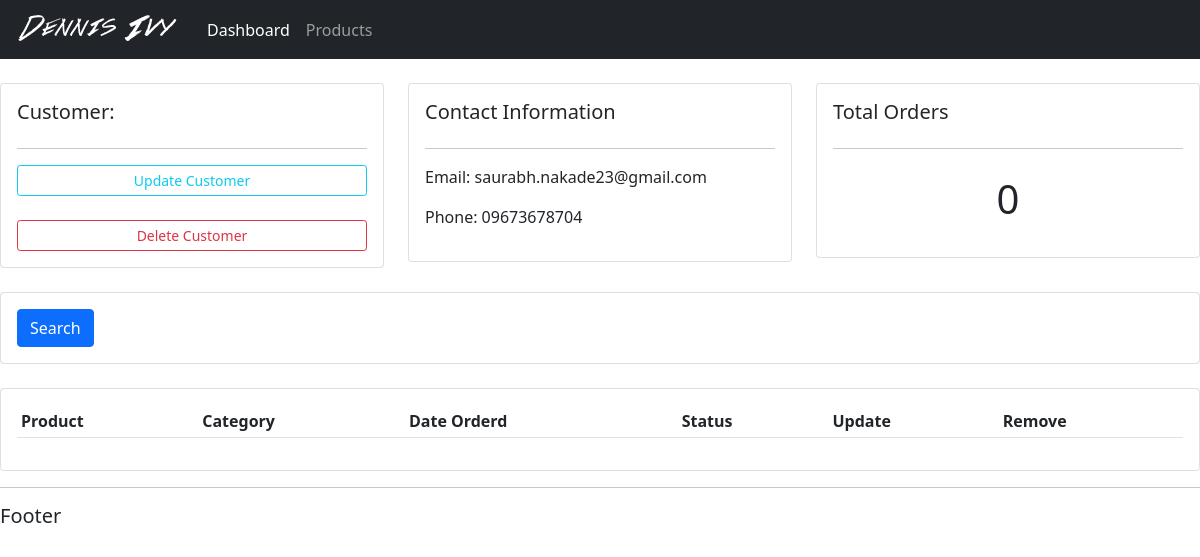
The app's page /customer/1/, older data.
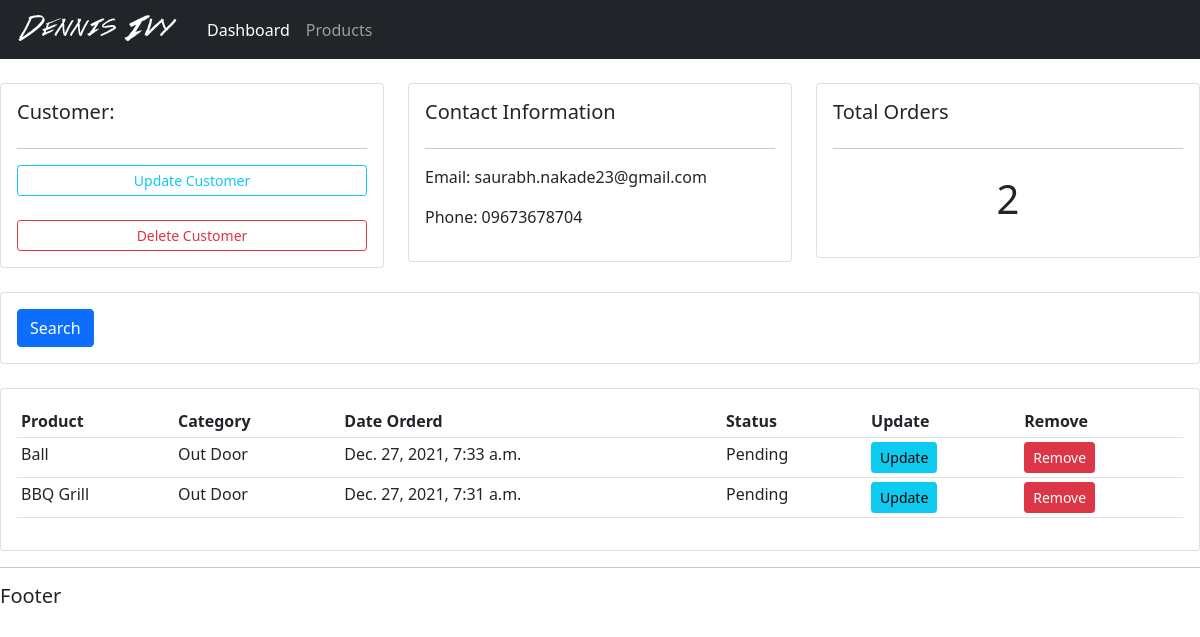
The same page, newer data.
### accounts/models.py (models this page shows, shortened)
class Order(models.Model):
	STATUS = (
			('Pending', 'Pending'),
			('Out for delivery', 'Out for delivery'),
			('Delivered', 'Delivered'),
			)
	customer = models.ForeignKey(Customer,null=True,on_delete=models.SET_NULL)
	product = models.ForeignKey(Product,null=True,on_delete=models.SET_NULL)
	date_created = models.DateTimeField(auto_now_add=True, null=True)
	status = models.CharField(max_length=200, null=True, choices=STATUS)

class Product(models.Model):
	CATEGORY = (
			('Indoor', 'Indoor'),
			('Out Door', 'Out Door'),
			)
	name = models.CharField(max_length=200, null=True)
	price = models.FloatField(null=True)
	category = models.CharField(max_length=200, null=True, choices=CATEGORY)
	description = models.CharField(max_length=200, null=True)
	date_created = models.DateTimeField(auto_now_add=True, null=True)
	tag= models.ManyToManyField(Tag)

### accounts/views.py (the view)
# urls.py: path('customer/<str:key>/',views.customer,name="customer"),
def customer(request,key):
    customer = Customer.objects.get(id=key)
    orders=customer.order_set.all()
    orders_count=orders.count()
    context={'customer':customer,'orders':orders,'orders_count':orders_count}
    return render(request,'accounts/customer.html',context)

### accounts/templates/accounts/customer.html
{% extends 'accounts/main.html' %} {% block content %}
<br />
<div class="row">
  <div class="col-md">
    <div class="card card-body">
      <h5>Customer:</h5>
      <hr />
      <a class="btn btn-outline-info btn-sm btn-block" href="">Update Customer</a>
      <br />
      <a class="btn btn-outline-danger btn-sm btn-block" href="">Delete Customer</a>
    </div>
  </div>
  <div class="col-md">
    <div class="card card-body">
      <h5>Contact Information</h5>
      <hr />
      <p>Email: {{customer.email}}</p>
      <p>Phone: {{customer.phone}}</p>
    </div>
  </div>
  <div class="col-md">
    <div class="card card-body">
      <h5>Total Orders</h5>
      <hr />
      <h1 style="text-align: center; padding: 10px">{{orders_count}}</h1>
    </div>
  </div>
</div>
<br />
<div class="row">
  <div class="col">
    <div class="card card-body">
      <form method="get">
        <button class="btn btn-primary" type="submit">Search</button>
      </form>
    </div>
  </div>
</div>
<br />
<div class="row">
  <div class="col-md">
    <div class="card card-body">
      <table class="table table-sm">
        <tr>
          <th>Product</th>
          <th>Category</th>
          <th>Date Orderd</th>
          <th>Status</th>
          <th>Update</th>
          <th>Remove</th>
        </tr>
        {%for order in orders%}
        <tr>
          <td>{{order.product.name}}</td>
          <td>{{order.product.category}}</td>
          <td>{{order.product.date_created}}</td>
          <td>{{order.status}}</td>
          <td><a href="#" class="btn btn-sm btn-info">Update</a></td>
          <td><a href="#" class="btn btn-sm btn-danger">Remove</a></td>
        </tr>
        {%endfor%}
      </table>
    </div>
  </div>
</div>
{% endblock %}

Row changes from the older to the newer data that the page shows:
added Order: product.name "Ball", product.category "Out Door", product.date_created "Dec. 27, 2021, 7:33 a.m.", status "Pending"
added Order: product.name "BBQ Grill", product.category "Out Door", product.date_created "Dec. 27, 2021, 7:31 a.m.", status "Pending"
Text that changed along with them:
{{ orders_count }}: "0" → "2"
